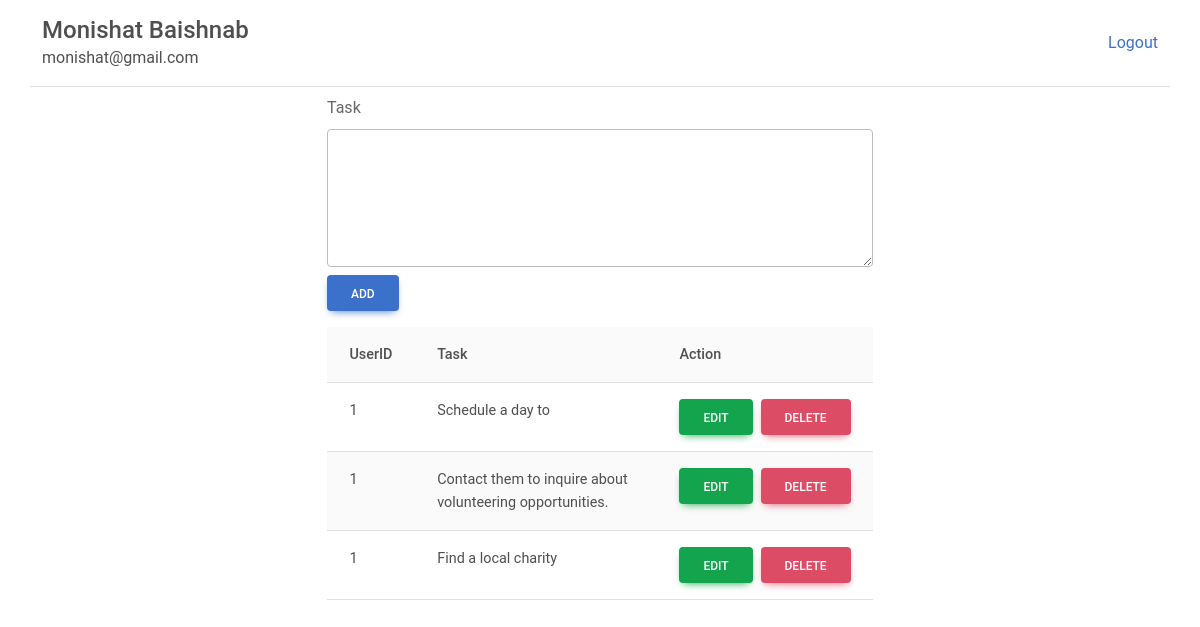
Page /todos.php (signed in) on the committed database.
### tables this page shows
CREATE TABLE `profile` (
  `id` int(11) NOT NULL,
  `user_id` int(11) NOT NULL,
  `first_name` varchar(255) NOT NULL,
  `last_name` varchar(255) NOT NULL,
  `email` varchar(255) NOT NULL,
  `gender` varchar(255) NOT NULL
);

CREATE TABLE `todos` (
  `id` int(7) NOT NULL,
  `user_id` int(11) NOT NULL,
  `task` varchar(255) NOT NULL
);

### todos.php (the view, shortened to what this page needs)
<?php
require('./config/db_conn.php');
$user_id = $_SESSION['user_id'] ?? '';
$query = "SELECT * FROM `profile` WHERE `user_id` = '$user_id'";
$stmt = $pdo->prepare($query);
$stmt->execute();
$profile = $stmt->fetchAll(PDO::FETCH_ASSOC);
$fname = ucfirst($profile[0]['first_name']);
$lname = ucfirst($profile[0]['last_name']);
include('./inc/header.php');
?>
<div class="container">
    <div class="row">
        <div class="col-md-12 d-flex align-items-center justify-content-between py-3 border-bottom">
            <div>
                <h4 class="mb-0"><?php echo $fname." ".$lname ?></h4>
                <span><?php echo $profile[0]['email'] ?></span>
            </div>
            <div>
                <a href="./inc/logout.php">Logout</a>
            </div>
        </div>
    </div>
</div>
<div class="container">
    <div class="row">
        <div class="col-md-6 mx-auto">
            <form action="./inc/add_todo.php" method="post">
                <label class="form-label mt-2" for="task">Task</label>
                <textarea class="form-control" name="task" id="task" cols="30" rows="5"></textarea>
                <button class="btn btn-primary mt-2" name="add_task" type="submit">Add</button>
            </form>
        </div>
    </div>
</div>
<div class="container mt-3">
    <div class="row">
        <div class="col-md-6 mx-auto">
            <table class="table table-striped">
                <tr>
                    <th>UserID</th>
                    <th>Task</th>
                    <th>Action</th>
                </tr>
                <?php
                $query = "SELECT * FROM `todos` WHERE `user_id` = '$user_id'";
                $stmt = $pdo->prepare($query);
                $stmt->execute();
                $todos = $stmt->fetchAll(PDO::FETCH_ASSOC);
                foreach ($todos as $todo) :
                ?>
                    <tr>
                        <td><?php echo $todo['user_id'] ?></td>
                        <td><?php echo $todo['task'] ?></td>
                        <td style="min-width: 216px;"><a href="./inc/edit.php?edit=<?php echo $todo['id'] ?>" class="btn btn-success">Edit</a><a class="btn btn-danger ms-2" href="./inc//delete.php?delete=<?php echo $todo['id']?>">Delete</a></td>
                    </tr>
                <?php
                endforeach;
                ?>
            </table>
        </div>
    </div>
</div>
<?php include('./inc/footer.php') ?>

### rows in the picture
profile: first_name "Monishat", last_name "Baishnab", email "monishat@gmail.com"
todos: user "1", task "Schedule a day to"
todos: user "1", task "Contact them to inquire about volunteering opportunities."
todos: user "1", task "Find a local charity"
